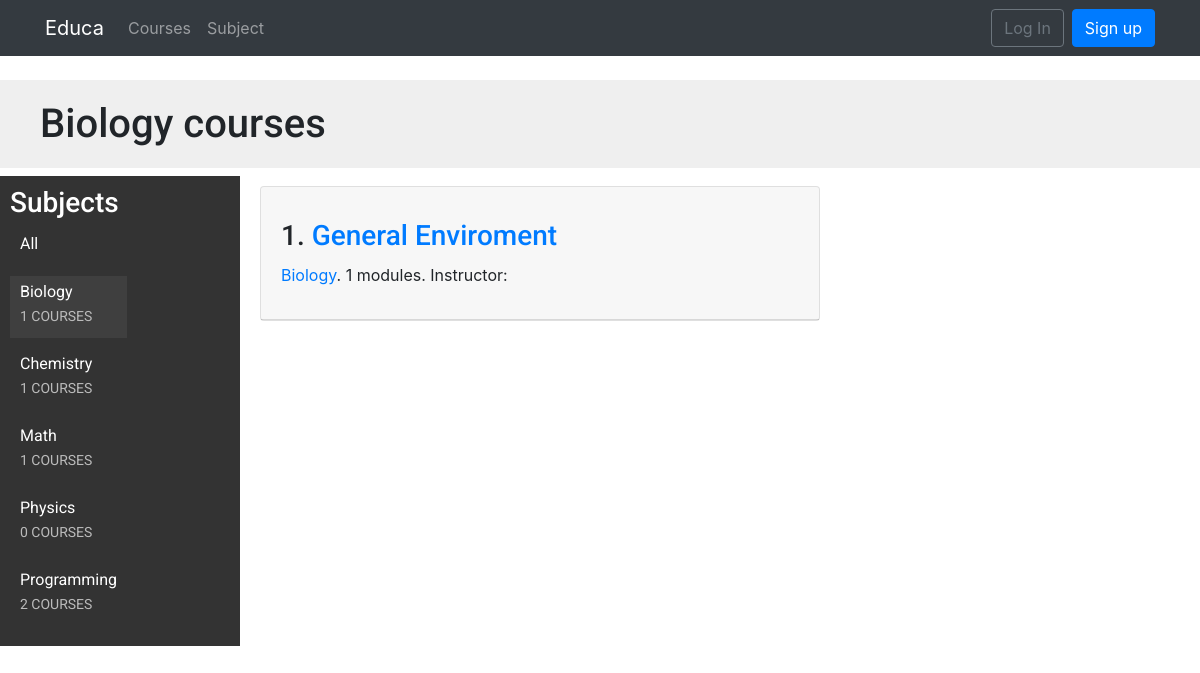
The app's page /course/subject/biology/ with its own data.
### courses/models.py (models this page shows, shortened)
class Subject(models.Model):
    title = models.CharField(max_length=200)
    slug = models.SlugField(max_length=200, unique=True)
    class Meta:
        ordering = ['title']
    def __str__(self):
        return self.title

class Course(models.Model):
    owner = models.ForeignKey(User,
                    related_name='courses_created',
                    on_delete=models.CASCADE)
    subject = models.ForeignKey(Subject, related_name='courses',
                        on_delete=models.CASCADE)
    title = models.CharField(max_length=200)
    slug = models.SlugField(max_length=200, unique=True)
    overview = models.TextField()
    created = models.DateTimeField(auto_now_add=True)
    students = models.ManyToManyField(User,
                                      related_name='courses_joined',
                                      blank=True)
    class Meta:
        ordering = ['-created']

### courses/views.py (the view)
class CourseListView(TemplateResponseMixin, View):
    model = Course
    template_name = 'courses/course/list.html'
    def get(self, request, subject=None):
        subjects = Subject.objects.annotate(
                            total_courses=Count('courses'))
        courses = Course.objects.annotate(
                            total_modules=Count('modules'))
        if subject:
            subject = get_object_or_404(Subject, slug=subject)
            courses = courses.filter(subject=subject)
        return self.render_to_response({'subjects': subjects,
                                        'subject': subject,
                                        'courses': courses})

### templates/courses/course/list.html (shortened to what this page needs)
{% extends "base.html" %}
{% block content %}
<h1>
    {% if subject %}
        {{ subject.title }} courses
    {% else %}
        All courses
    {% endif %}
</h1>
<div class="contents">
    <h3>Subjects</h3>
    <ul id="modules">
        <li {% if not subject %}class="selected"{% endif %}>
            <a href="{% url "course_list" %}">All</a>
        </li>
        {% for s in subjects %}
            <li {% if subject == s %}class="selected"{% endif %}>
                <a href="{% url "course_list_subject" s.slug %}">
                    {{ s.title }}
                    <br><span>{{ s.total_courses }} courses</span>
                </a>
            </li>
        {% endfor %}
    </ul>
</div>
<div class="module">
    {% for course in courses %}
        {% with subject=course.subject %}
        <div class="card">
      <div class="card-header">
            <h3>{{forloop.counter}}. <a href="{% url "course_detail" course.slug %}">{{ course.title }}</a></h3>
            <p>
                <a href="{% url "course_list_subject" subject.slug %}">{{ subject }}</a>.
                {{ course.total_modules }} modules.
                Instructor: {{ course.owner.get_full_name }}
            </p>
          </div>
</div>
        {% endwith %}
        <br>
    {% endfor %}
</div>
{% endblock %}

### static/css/base.css (style rules this page uses)
body { margin:0; font-family:'Roboto', sans-serif; font-weight:400; color:#333; }
a { color:#3fad37; text-decoration:none; }
ul { float:left; }
h1, h2, h3, h4, h5, h6 { font-family:'Roboto', sans-serif; font-weight:300; }
h1 { background:#efefef; width:100%; overflow:auto; padding:20px 0 20px 40px; margin:0; }
.module { padding:10px 20px; float:left; width:600px; }
.module h3 { margin:20px 0 0; padding:0; width:100%; }
.module p { margin:10px 0 20px; width:100%; float:left; }
.contents { width:20%; padding:10px; float:left; background:#333; color: #fff; font-family:'Roboto', sans-serif; }
.contents ul { list-style:none; margin:0; padding:0; }
.contents ul li { margin:0 0 10px 0; padding:4px 10px 10px; overflow:auto; }
.contents ul li.selected { background:#3f3f3f; }
.contents ul span { text-transform:uppercase; color:#bbb; font-size:14px; }
.contents ul a { display:block; color:#fff; text-decoration:none; }

### records on screen
Subject: title "Biology", total_courses "1"
Subject: title "Chemistry", total_courses "1"
Subject: title "Math", total_courses "1"
Subject: title "Physics", total_courses "0"
Subject: title "Programming", total_courses "2"
Course: title "General Enviroment", subject "Biology", total_modules "1"
